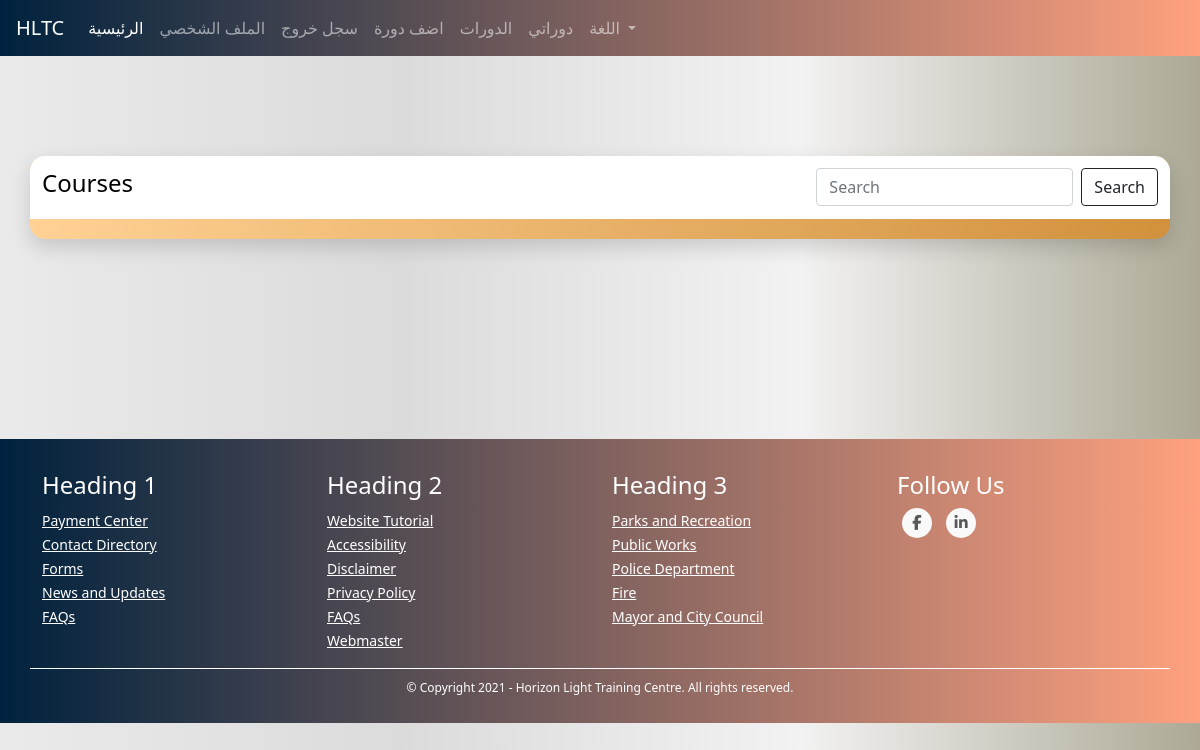
Page /tutors/my-courses (signed in) on the earlier database version.
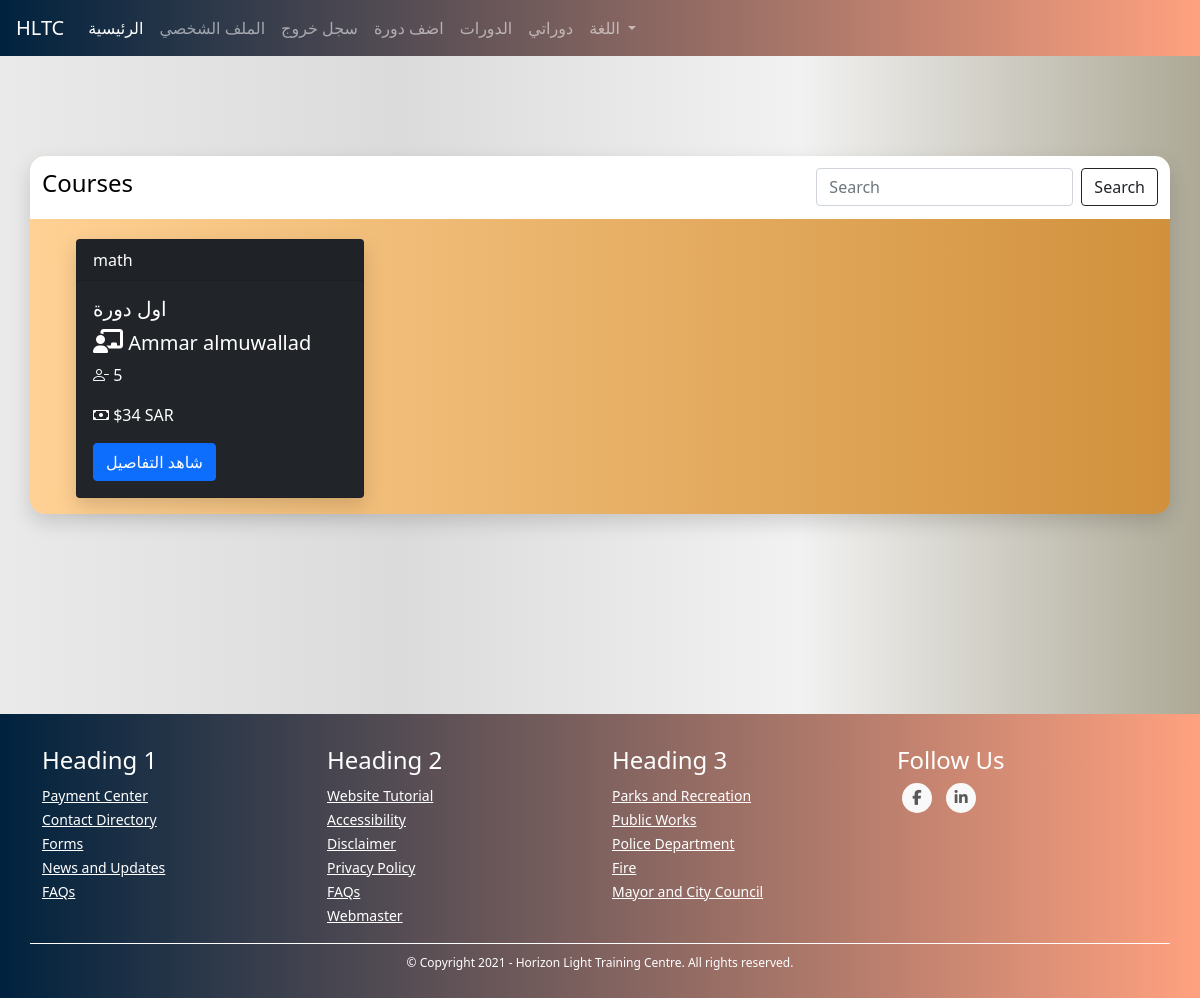
Same page on the later database version.
### TUTOR/models.py (models this page shows, shortened)
class CourseModel(db.Model):
    id = db.Column(db.Integer, primary_key=True)
    name = db.Column(db.String(130), nullable=False)
    description = db.Column(db.String(1000), nullable=False)
    subject = db.Column(db.String(), nullable=False)
    price = db.Column(db.Integer, nullable=False)
    min_students = db.Column(db.Integer, nullable=False)
    max_students = db.Column(db.Integer, nullable=False)
    currency = db.Column(db.String(3), nullable=False)
    began = db.Column(db.Boolean, nullable=False, default=False)
    ended = db.Column(db.Boolean, nullable=False, default=False)
    course_type = db.Column(db.Integer, nullable=False) # 1 for start when min number # 2 for start with min and date
    _period = db.Column(db.Integer, nullable=True) # days
    _start_date = db.Column(db.DateTime, nullable=True)
    _end_date = db.Column(db.DateTime, nullable=True)
    links = db.Column(db.String(), nullable=False) # {"zoom": "link", ....}
    weekly_time_table_json  = db.Column(db.String(1000), nullable=False) # {"saturday": {"from": ..., "to": ...}, ...}
    _state = db.Column(db.String(), nullable=False, default=json.dumps({"state_code": 1, "state_string": "لم تبدأ بعد", "allowed_actions": ["join", "view", "start", "cancel"]})) # {"state_code": 2, "state_string": "قائم", "allowed_actions": ["view", "end"]} {"state_code": 3, "state_string": "انتهى", "allowed_actions": ["delete"]} {"state_code": 4, "state_string": "ملغي", "allowed_actions": ["delete"]}
    number_of_students_paid = db.Column(db.Integer, nullable=False, default=0)
    have_sent_first_payment_emails = db.Column(db.Boolean, nullable=False, default=False)
    created_by_admin = db.Column(db.Boolean, nullable=False)
    creation_date = db.Column(db.DateTime, nullable=False, default=datetime.utcnow)
    payment_model = db.relationship('PaymentModel', backref='course', uselist=False)
    tutor_data_model_id = db.Column(db.Integer, db.ForeignKey('tutor_data_model.id'),
        nullable=False)
    @property
    def number_of_participants(self):
        return len(self.students)
    @property
    def empty_seats(self):
        return self.max_students - self.number_of_participants
    def start(self):
        self.began = True
        self._state = json.dumps({"state_code": 2, "state_string": "قائم", "allowed_actions": ["view", "end", "cancel"]})
        if self.course_type == 1:
            now = datetime.date(datetime.utcnow())
            self._start_date = now
            self._end_date = now + timedelta(days=self.period)
        db.session.commit()
        for sdm in self.students: # the paymetn is when a student joins not when the course begins bcz the course wont begin if students didn't pay
            send_student_course_start_email(sdm.user, self)
        send_tutor_course_start_email(self.tutor.user, self)
        return True
    def end(self):
        self.ended = True
        self._state = json.dumps({"state_code": 3, "state_string": "انتهى", "allowed_actions": ["delete"]})
        db.session.commit()
        for sdm in self.students:
            send_student_course_ended_email(sdm.user, self)
        send_tutor_course_ended_email(self.tutor.user, self)
        return True
    def cancel(self):
        self._state = json.dumps({"state_code": 4, "state_string": "ملغي", "allowed_actions": ["delete"]})
        db.session.commit()
        self.payment_model.refund_all()
        for sdm in self.students:
            send_student_course_canceled_email(sdm.user, self)
        send_tutor_course_canceled_email(self.tutor.user, self)

class UserModel(db.Model, UserMixin):
    id = db.Column(db.Integer, primary_key=True)
    first_name = db.Column(db.String(128), nullable=False)
    last_name = db.Column(db.String(128), nullable=False)
    username = db.Column(db.String(20), unique=True, nullable=False)
    email = db.Column(db.String(256), unique=True, nullable=False)
    password = db.Column(db.String(255), nullable=False)
    user_type = db.Column(db.String(30), nullable=False)
    _gender = db.Column(db.Boolean, nullable=False, default=True)
    email_confirmation_code = db.Column(db.String(5), nullable=True)
    is_confirmed = db.Column(db.Boolean, nullable=False, default=False)
    creation_date = db.Column(db.DateTime, nullable=False, default=datetime.utcnow)
    admin_data_model = db.relationship('AdminDataModel', backref='user', uselist=False)
    tutor_data_model = db.relationship('TutorDataModel', backref='user', uselist=False)
    student_data_model = db.relationship('StudentDataModel', backref='user', uselist=False)
    @property
    def full_name(self):
        return self.first_name + " " + self.last_name

### TUTOR/TUTORS/routes.py (the view)
@tutors_blueprint.route("/tutors/my-courses", methods=["GET", "POST"])
@login_required(["tutor"])
def tutor_courses():
    all_courses = CourseModel.query.filter_by(tutor_data_model_id=current_user.tutor_data_model.id).all()
    return render_template("tutors/tutor_courses.html", all_courses=all_courses)

### TUTOR/TUTORS/routes.py (called while the page is built)
@tutors_blueprint.context_processor
def utility_processor():
    return dict(get_language_text=LngObj.get_language_text, get_current_page_language_list=LngObj.get_current_page_language_list, languages=LANGUAGES, admin_types=ADMIN_TYPES, settings=SiteSettingsModel.instance())

### TUTOR/models.py (called while the page is built)
@login_manager.user_loader
def load_user(user_id):
    return UserModel.query.get(int(user_id))

    @classmethod
    def instance(cls):
        return cls.query.get(1)

### TUTOR/utils/utils.py (called while the page is built)
def login_required(roles=[]):
	def wrapper(fn):
		@wraps(fn)
		def decorated_view(*args, **kwargs):
			if request.method in EXEMPT_METHODS:
				return fn(*args, **kwargs)
			elif current_app.login_manager._login_disabled:
				return fn(*args, **kwargs)
			elif not current_user.is_authenticated:
				return current_app.login_manager.unauthorized()
			role = current_user.user_type
			if ( (role not in roles) and (roles != []) ):
				return current_app.login_manager.unauthorized()
			return fn(*args, **kwargs)
		return decorated_view
	return wrapper

### TUTOR/templates/tutors/tutor_courses.html (shortened to what this page needs)
{% extends "template.html" %}
{% block content %}
    <link rel="stylesheet" href="{{ url_for('static', filename='css/courses.css') }}">
    <div class="container my-cont">
        <div class="row justify-content-center my-row filter-row">
          <nav class="navbar navbar-expand-lg my-courses-nav navbar-dark">
            <a class="navbar-brand"><h4>Courses</h4></a>
                  <div class="collapse navbar-collapse" id="navbarSupportedContent">
                    <form class="form-inline my-2 my-lg-0">
                      <input class="form-control mr-sm-2" type="search" placeholder="Search" aria-label="Search">
                      <button class="btn btn-outline-dark my-2 my-sm-0" type="submit">Search</button>
                    </form>
                  </div>
            </nav>
        </div>
        <div class="row my-row">
            {% for course in all_courses %}
                <div class="col-sm-4 my-col content-col">
                    <div class="card text-white bg-dark mb-3 my-card" style="max-width: 18rem;">
                        <div class="card-header">{{ course.subject }}</div>
                            <div class="card-body">
                                <h5 class="card-title">{{ course.name }}</h5>
                                <h5 class="card-title"><i class='fas fa-chalkboard-teacher' style='font-size:24px'></i> {{ course.tutor.user.full_name }}</h5>
                                <p class="card-text"><i class="bi bi-person-dash"></i> {{ course.empty_seats }}</p>
                                  <p class="card-text"><i class="bi bi-cash"></i> ${{ course.price }} {{ course.currency }}</p>
                                  <a href="{{ url_for('courses_blueprint.course', course_id=course.id) }}" class="btn btn-primary">شاهد التفاصيل</a>
                        </div>
                    </div>
                </div>
            {% endfor %}
        </div>
    </div>
{% endblock %}

Differences in the rows shown:
added CourseModel: subject "math", name "اول دورة", tutor.user.full_name "Ammar almuwallad", empty_seats "5", price "34", currency "SAR"
